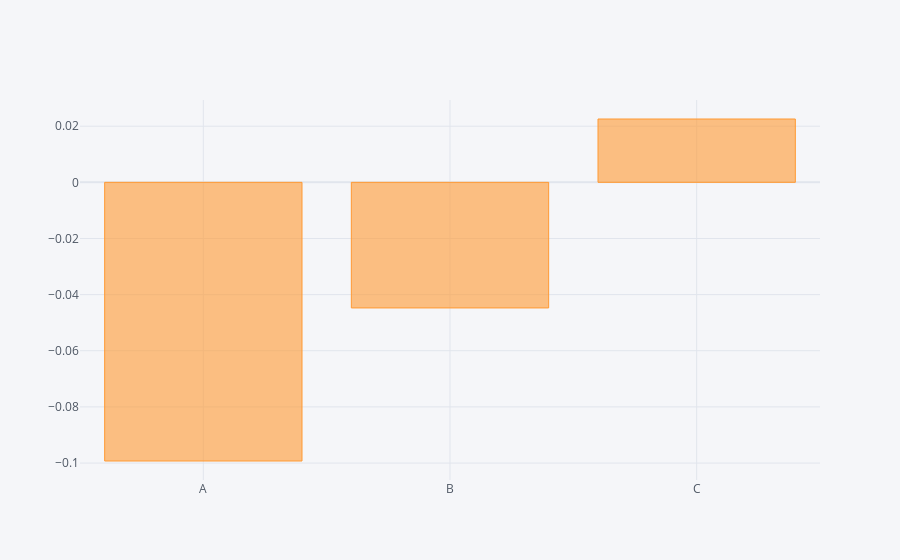

This figure's notebook cell:
### Code cell
df.mean().iplot(kind='bar')

### Figure 1 — Plotly figure (JSON) as saved in the notebook; plotly's stock layout.template omitted (floating-point values rounded to 4 significant figures)
{"data": [{"marker": {"color": "rgba(255, 153, 51, 0.6)", "line": {"color": "rgba(255, 153, 51, 1.0)", "width": 1}}, "name": "None", "orientation": "v", "text": "", "type": "bar", "x": ["A", "B", "C"], "y": [-0.09927, -0.04475, 0.02256]}], "layout": {"legend": {"bgcolor": "#F5F6F9", "font": {"color": "#4D5663"}}, "paper_bgcolor": "#F5F6F9", "plot_bgcolor": "#F5F6F9", "title": {"font": {"color": "#4D5663"}}, "xaxis": {"gridcolor": "#E1E5ED", "showgrid": true, "tickfont": {"color": "#4D5663"}, "title": {"font": {"color": "#4D5663"}, "text": ""}, "zerolinecolor": "#E1E5ED"}, "yaxis": {"gridcolor": "#E1E5ED", "showgrid": true, "tickfont": {"color": "#4D5663"}, "title": {"font": {"color": "#4D5663"}, "text": ""}, "zerolinecolor": "#E1E5ED"}}}
